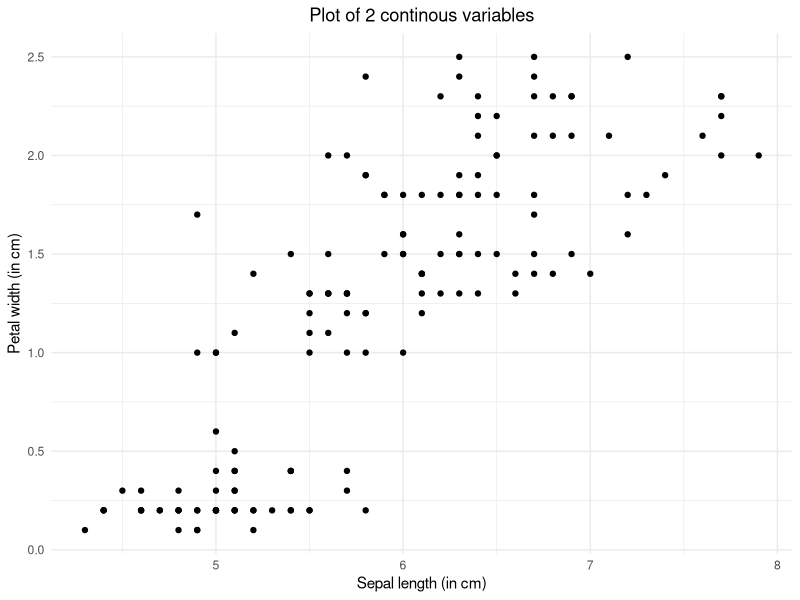
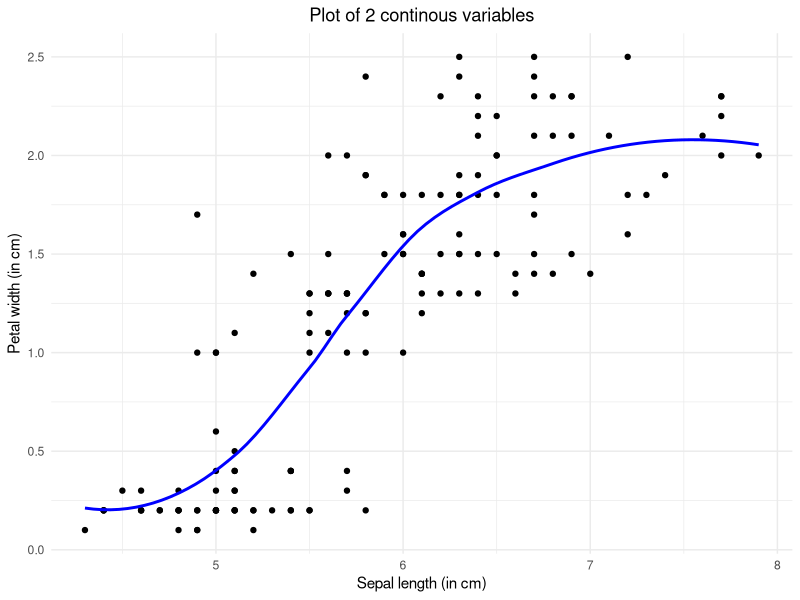
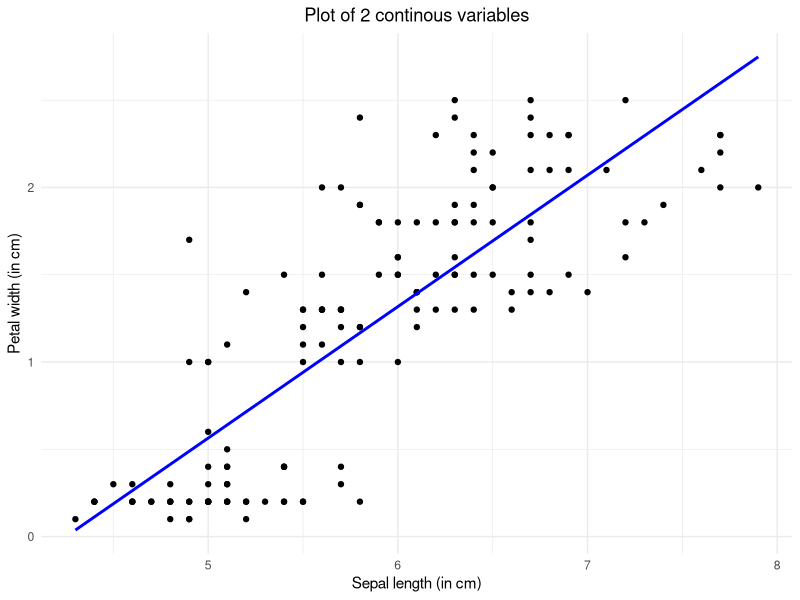

R code for these plots, in order:
## ---- chunk 1
library(dplyr)
library(magrittr)
library(ggplot2)
library(gridExtra)
## ---- chunk 2
data <- iris # load the data
head(iris)   # inspect the data

# The data set contains three different kinds of flowers. The petal leaves and sepal leaves are measured in length and width. All measurements are in centimeters.
## ---- chunk 3
ggplot(data) +
  geom_point(aes(Sepal.Length, Petal.Width)) +
  xlab("Sepal length (in cm)") +
  ylab("Petal width (in cm)") +
  labs(col = "Species") +
  theme_minimal() +
  ggtitle("Plot of 2 continous variables")  + 
  theme(plot.title = element_text(hjust = 0.5))
## ---- chunk 4
ggplot(data, aes(x = Sepal.Length, y = Petal.Width)) +
  geom_point() +
  stat_smooth(method = "loess", se=F, col = "blue") +
  xlab("Sepal length (in cm)") +
  ylab("Petal width (in cm)") +
  labs(col = "Species") +
  theme_minimal() +
  ggtitle("Plot of 2 continous variables")  + 
  theme(plot.title = element_text(hjust = 0.5))

# The curve is added to the previous plot by the line `stat_smooth(method = "loess, se = F, col = "blue")`.
## ---- chunk 5
# In comparison to the previous plot, we now adjust "method = "loess"" to "method = "lm"".
ggplot(data, aes(x = Sepal.Length, y = Petal.Width)) +
  geom_point() +
  stat_smooth(method = "lm", se=F, col = "blue") +
  xlab("Sepal length (in cm)") +
  ylab("Petal width (in cm)") +
  labs(col = "Species") +
  theme_minimal() +
  ggtitle("Plot of 2 continous variables")  + 
  theme(plot.title = element_text(hjust = 0.5))

# The line indicates that there seems to be a more or less linear positive relation between the two plotted variables. This means that an increase in sepal length probably indicates an increase in petal width as well.
## ---- chunk 6
# Specify model: outcome = petal width, predictor = sepal width
iris_model1 <- lm(Petal.Width ~ Sepal.Width,
                  data = iris)

summary(iris_model1)
## ---- chunk 7
# specify model
model1 <- lm(Sepal.Length ~ Petal.Width, 
             data = data)

# ask for summary
summary(model1)
## ---- chunk 8
# The regression coefficient indicates the amount of change in the predicted variable when the predictor variable is changed with one unit. In case of the example model, this means that for every centimeter increase in the width of a petal leaf, the predicted length of a sepal leaf increases by 0.89 cm.
## ---- chunk 9
# The coefficients seem to be in accordance with the earlier plots. They are not exactly the same, but indicate a similar positive relationship.
